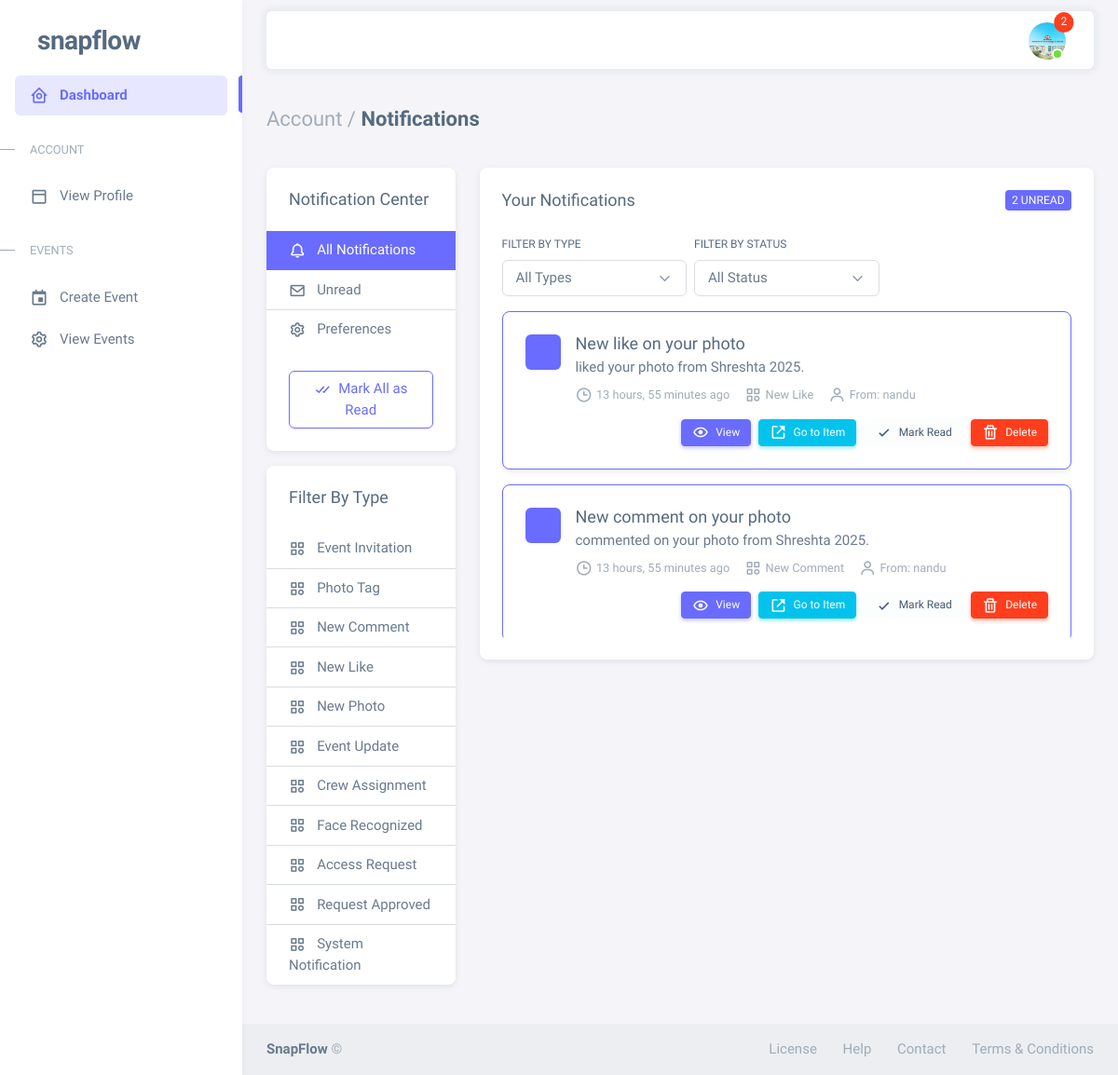
/notifications/ (signed in), run on an earlier commit of the app's database.
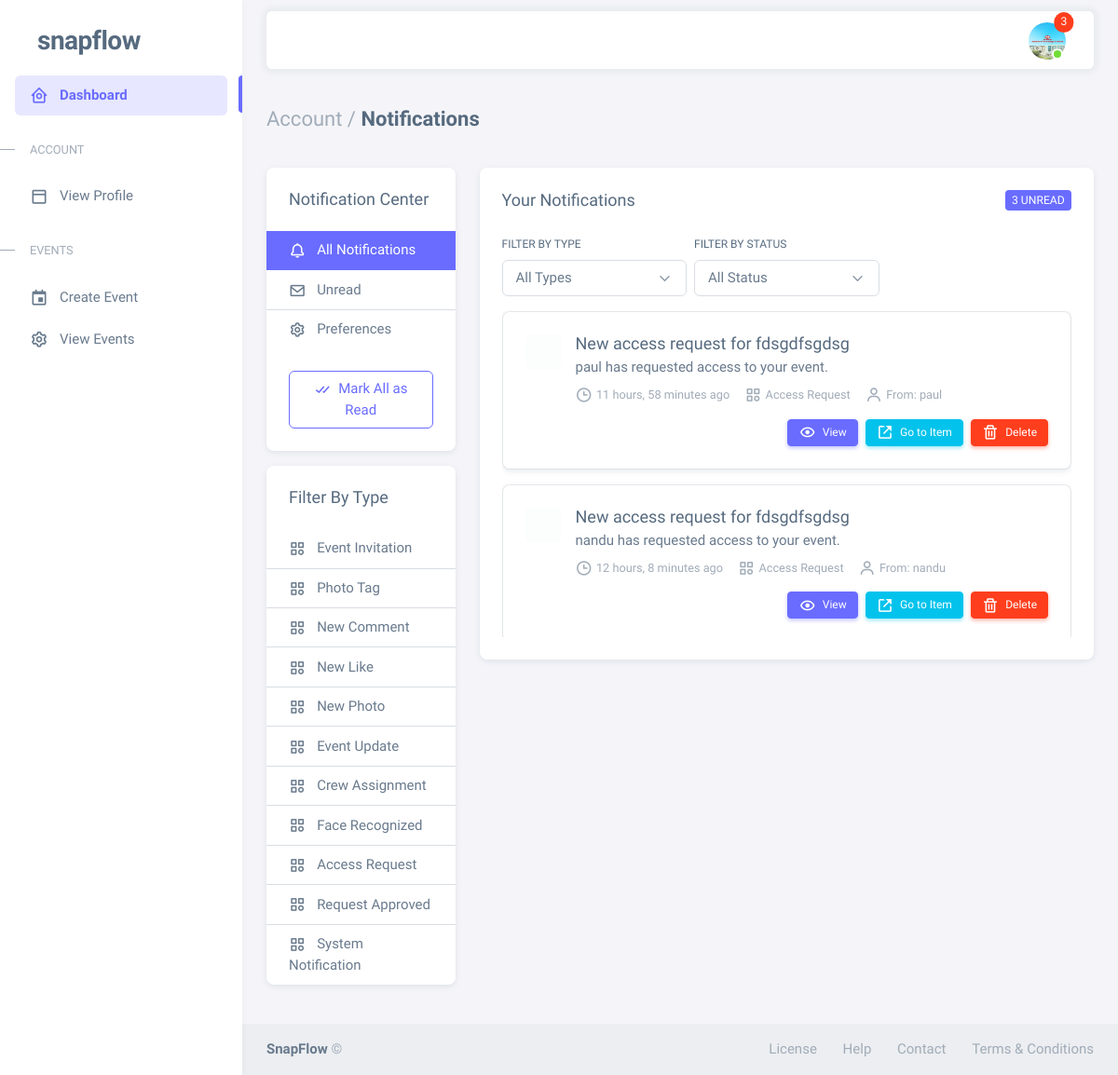
And on a later commit of the database.
### notifications/models.py (models this page shows, shortened)
class Notification(models.Model):
    NOTIFICATION_TYPES = (
        ('event_invite', 'Event Invitation'),
        ('photo_tag', 'Photo Tag'),
        ('comment', 'New Comment'),
        ('like', 'New Like'),
        ('new_photo', 'New Photo'),
        ('event_update', 'Event Update'),
        ('crew_assignment', 'Crew Assignment'),
        ('face_recognized', 'Face Recognized'),
        ('access_request', 'Access Request'),
        ('request_approved', 'Request Approved'),
        ('system', 'System Notification'),
    )
    recipient = models.ForeignKey(settings.AUTH_USER_MODEL, on_delete=models.CASCADE, related_name='notifications')
    from_user = models.ForeignKey(settings.AUTH_USER_MODEL, on_delete=models.SET_NULL,
                                  related_name='sent_notifications', null=True, blank=True)
    notification_type = models.CharField(max_length=30, choices=NOTIFICATION_TYPES)
    title = models.CharField(max_length=255)
    message = models.TextField()
    content_type = models.ForeignKey(ContentType, on_delete=models.CASCADE, null=True, blank=True)
    object_id = models.PositiveIntegerField(null=True, blank=True)
    content_object = GenericForeignKey('content_type', 'object_id')
    action_url = models.CharField(max_length=255, blank=True, null=True)
    is_read = models.BooleanField(default=False)
    is_email_sent = models.BooleanField(default=False)
    created_at = models.DateTimeField(auto_now_add=True)
    updated_at = models.DateTimeField(auto_now=True)
    class Meta:
        ordering = ['-created_at']
    def get_icon_class(self):
        icon_map = {
            'event_invite': 'fa-calendar-plus',
            'photo_tag': 'fa-tag',
            'comment': 'fa-comment',
            'like': 'fa-heart',
            'new_photo': 'fa-image',
            'event_update': 'fa-calendar-alt',
            'crew_assignment': 'fa-users',
            'face_recognized': 'fa-user-check',
            'access_request': 'fa-unlock-alt',
            'request_approved': 'fa-check-circle',
            'system': 'fa-bell',
        }
        return icon_map.get(self.notification_type, 'fa-bell')

### users/models.py (models this page shows, shortened)
class CustomUser(AbstractUser):
    class Roles(models.TextChoices):
        ORGANIZER = 'ORGANIZER', _('Event Organizer')
        PHOTOGRAPHER = 'PHOTOGRAPHER', _('Photographer')
        PARTICIPANT = 'PARTICIPANT', _('Event Participant')
    class ParticipantTypes(models.TextChoices):
        GUEST = 'GUEST', _('Guest')
        FAMILY = 'FAMILY', _('Family')
        FRIEND = 'FRIEND', _('Friend')
        WINNER = 'WINNER', _('Winner')
        OTHER = 'OTHER', _('Other')
    class PhotographerRoles(models.TextChoices):
        LEAD = 'LEAD', _('Lead Photographer')
        ASSISTANT = 'ASSISTANT', _('Assistant Photographer')
        SECONDARY = 'SECONDARY', _('Secondary Photographer')
    role = models.CharField(
        max_length=20,
        choices=Roles.choices,
        null=True,
        blank=False
    )
    avatar = models.ImageField(
        upload_to='user_avatars/',
        validators=[FileExtensionValidator(['jpg', 'jpeg', 'png'])],
        null=True,
        blank=True
    )
    phone_number = models.CharField(max_length=15, blank=True)
    company_name = models.CharField(max_length=100, blank=True)
    website = models.URLField(blank=True)
    portfolio_url = models.URLField(blank=True)
    photographer_role = models.CharField(
        max_length=20,
        choices=PhotographerRoles.choices,
        blank=True
    )
    watermark = models.ImageField(
        upload_to='photographer_watermarks/',
        validators=[FileExtensionValidator(['png'])],
        null=True,
        blank=True
    )
    participant_type = models.CharField(
        max_length=20,
        choices=ParticipantTypes.choices,
        blank=True
    )
    image_visibility = models.CharField(
        max_length=20,
        choices=[
            ('PUBLIC', 'Public'),
            ('PRIVATE', 'Private'),
            ('EVENT_ONLY', 'Event Only')
        ],
        default='PRIVATE'
    )
    blur_requested = models.BooleanField(default=False)
    remove_requested = models.BooleanField(default=False)
    is_verified = models.BooleanField(default=False)

### notifications/views.py (the view)
# urls.py: path('', views.notification_list, name='list'),
@login_required
def notification_list(request):
    notifications = Notification.objects.filter(recipient=request.user)
    notification_type = request.GET.get('type')
    if notification_type:
        notifications = notifications.filter(notification_type=notification_type)
    read_status = request.GET.get('status')
    if read_status == 'unread':
        notifications = notifications.filter(is_read=False)
    elif read_status == 'read':
        notifications = notifications.filter(is_read=True)
    paginator = Paginator(notifications, 10)
    page_number = request.GET.get('page', 1)
    page_obj = paginator.get_page(page_number)
    unread_count = notifications.filter(is_read=False).count()
    notification_types = Notification.NOTIFICATION_TYPES
    return render(request, 'notifications/list.html', {
        'page_obj': page_obj,
        'unread_count': unread_count,
        'notification_types': notification_types,
        'current_type': notification_type,
        'current_status': read_status,
    })

### notifications/context_processors.py (called while the page is built)
def notification_processor(request):
    context = {
        'unread_notifications_count': 0,
        'recent_notifications': []
    }
    if request.user.is_authenticated:
        from .models import Notification
        context['unread_notifications_count'] = Notification.objects.filter(
            recipient=request.user,
            is_read=False
        ).count()
        context['recent_notifications'] = Notification.objects.filter(
            recipient=request.user
        ).order_by('-created_at')[:5]
    return context

### templates/notifications/list.html (shortened to what this page needs)
{% extends "notifications/base_notifications.html" %}
{% block notification_content %}
<div class="card">
  <div class="card-header">
    <div class="d-flex justify-content-between align-items-center">
      <h5 class="mb-0">Your Notifications</h5>
      {% if unread_count %}
        <span class="badge bg-primary">{{ unread_count }} unread</span>
      {% endif %}
    </div>
  </div>
  <div class="card-body">
    <div class="mb-3">
      <form method="get" class="row g-2">
        <div class="col-md-4">
          <label for="type-filter" class="form-label">Filter by type</label>
          <select id="type-filter" name="type" class="form-select" onchange="this.form.submit()">
            <option value="">All Types</option>
          </select>
        </div>
        <div class="col-md-4">
          <label for="status-filter" class="form-label">Filter by status</label>
          <select id="status-filter" name="status" class="form-select" onchange="this.form.submit()">
            <option value="">All Status</option>
          </select>
        </div>
        <div class="col-md-4 d-flex align-items-end">
        </div>
      </form>
    </div>
    <div class="notification-list">
      {% if page_obj %}
        {% for notification in page_obj %}
          <div class="card mb-3 border {% if not notification.is_read %}border-primary{% else %}border-light{% endif %}" id="notification-{{ notification.id }}">
            <div class="card-body">
              <div class="d-flex">
                <div class="flex-shrink-0 me-3">
                  <div class="avatar {% if not notification.is_read %}bg-primary{% else %}bg-light{% endif %} p-2 rounded">
                  </div>
                </div>
                <div class="flex-grow-1">
                  <h5 class="mb-1">{{ notification.title }}</h5>
                  <p class="mb-2">{{ notification.message }}</p>
                  <div class="d-flex flex-wrap text-muted small mb-2">
                    <span class="me-3"><i class="bx bx-time me-1"></i>{{ notification.created_at|timesince }} ago</span>
                    <span class="me-3"><i class="bx bx-category me-1"></i>{{ notification.get_notification_type_display }}</span>
                    {% if notification.from_user %}
                      <span><i class="bx bx-user me-1"></i>From: {{ notification.from_user.get_full_name|default:notification.from_user.username }}</span>
                    {% endif %}
                  </div>
                </div>
              </div>
              <div class="d-flex justify-content-end gap-2 mt-2">
                <a href="{% url 'notifications:detail' notification.id %}" class="btn btn-sm btn-primary">
                  <i class="bx bx-show me-1"></i> View
                </a>
                <a href="{% url 'notifications:detail' notification.id %}?redirect=target" class="btn btn-sm btn-info">
                  <i class="bx bx-link-external me-1"></i> Go to Item
                </a>
                {% if not notification.is_read %}
                  <form method="post" action="{% url 'notifications:mark_read' notification.id %}" class="d-inline mark-read-form">
                    <button type="submit" class="btn btn-sm btn-light">
                      <i class="bx bx-check me-1"></i> Mark Read
                    </button>
                  </form>
                {% endif %}
                <form method="post" action="{% url 'notifications:delete' notification.id %}" class="d-inline delete-form" onsubmit="return confirm('Are you sure you want to delete this notification?');">
                  <button type="submit" class="btn btn-sm btn-danger">
                    <i class="bx bx-trash me-1"></i> Delete
                  </button>
                </form>
              </div>
            </div>
          </div>
        {% endfor %}
      {% else %}
        <div class="text-center py-5">
          <i class="fas fa-bell-slash fa-3x text-muted mb-3"></i>
          <h5>You don't have any notifications yet</h5>
          <p class="text-muted">Notifications will appear here when you receive them</p>
        </div>
      {% endif %}
    </div>
  </div>
</div>
{% endblock %}

### templates/users/db_base.html (shortened to what the changed rows need)
{% load static %}
<!DOCTYPE html>
<html
  lang="en"
  class="light-style layout-menu-fixed"
  dir="ltr"
  data-theme="theme-default"
  data-assets-path="{% static 'users/assets/' %}"
  data-template="vertical-menu-template-free"
>
  <head>
    <link rel="stylesheet" href="{% static 'users/assets/vendor/fonts/boxicons.css' %}" />
    <link rel="stylesheet" href="{% static 'users/assets/vendor/css/core.css' %}" class="template-customizer-core-css" />
    <link rel="stylesheet" href="{% static 'users/assets/vendor/css/theme-default.css' %}" class="template-customizer-theme-css" />
    <link rel="stylesheet" href="{% static 'users/assets/css/demo.css' %}" />
    <link rel="stylesheet" href="https://cdn.jsdelivr.net/npm/bootstrap-icons/font/bootstrap-icons.css">
    <link rel="stylesheet" href="{% static 'css/notifications.css' %}">
    <link rel="stylesheet" href="{% static 'users/assets/vendor/libs/perfect-scrollbar/perfect-scrollbar.css' %}" />
    <link rel="stylesheet" href="{% static 'users/assets/vendor/libs/apex-charts/apex-charts.css' %}" />
  </head>
  <body>
    <div class="layout-wrapper layout-content-navbar">
      <div class="layout-container">
        <div class="layout-page">
          <nav
            class="layout-navbar container-xxl navbar navbar-expand-xl navbar-detached align-items-center bg-navbar-theme"
            id="layout-navbar"
          >
            <div class="navbar-nav-right d-flex align-items-center" id="navbar-collapse">
              <ul class="navbar-nav flex-row align-items-center ms-auto">
<li class="nav-item navbar-dropdown dropdown-user dropdown">
  <a class="nav-link dropdown-toggle hide-arrow position-relative" href="{% url 'users:profile'  %}" data-bs-toggle="dropdown">
    <div class="avatar avatar-online">
      <img src="{{ user.avatar.url }}" alt class="w-px-40 h-px-40 rounded-circle object-fit-cover" />
      {% if unread_notifications_count > 0 %}
        <span class="position-absolute top-0 start-100 translate-middle badge rounded-pill bg-danger">
          {% if unread_notifications_count > 99 %}99+{% else %}{{ unread_notifications_count }}{% endif %}
        </span>
      {% endif %}
    </div>
  </a>
</li>
              </ul>
            </div>
          </nav>
        {% block content %}{% endblock content %}
          </div>
        </div>
      </div>
  </body>
</html>

What changed in the data, as far as the page shows it:
no longer on this page (row unchanged): Notification: title "New like on your photo", message "liked your photo from Shreshta 2025.", created_at "13 hours, 55 minutes", notification_type "New Like", from_user.get_full_name "nandu", is_read False (drawn)
no longer on this page (row unchanged): Notification: title "New comment on your photo", message "commented on your photo from Shreshta 2025.", created_at "13 hours, 55 minutes", notification_type "New Comment", from_user.get_full_name "nandu", is_read False (drawn)
added Notification: title "New access request for fdsgdfsgdsg", message "paul has requested access to your event.", created_at "11 hours, 58 minutes", notification_type "Access Request", from_user.get_full_name "paul", is_read True (drawn)
added Notification: title "New access request for fdsgdfsgdsg", message "nandu has requested access to your event.", created_at "12 hours, 8 minutes", notification_type "Access Request", from_user.get_full_name "nandu", is_read True (drawn)
Also different on the page:
{{ unread_notifications_count }}: "2" → "3"
{{ unread_count }}: "2" → "3"
